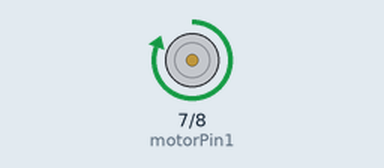
Recording of a sketch running on a simulated Arduino Uno, built with avr-gcc and run on an emulated ATmega328P. Parts: motor-driver pin pairs drawn as motors (green arrow = first pin HIGH = forward, orange = second pin HIGH = backward, longer = more drive, scaled by the enable pin).

Above: at 1.0 s.
At 2.5 s:
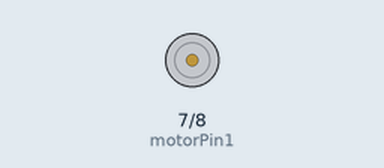
At 4.0 s:
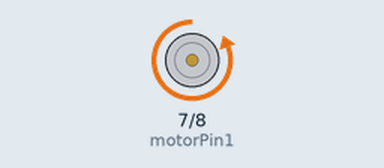
Timing chart, 0 to 7.8 s (numbered marks = the images above):
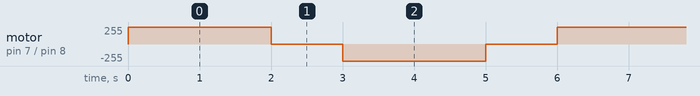

The sketch:

DC-motor-with-Hbridge-and-Arduino.ino
```cpp
// Define the motor control pins
const int motorPin1 = 7; // IN1
const int motorPin2 = 8; // IN2
const int enablePin = 9; // EN

void setup() {
  // Set the motor control pins as outputs
  pinMode(motorPin1, OUTPUT);
  pinMode(motorPin2, OUTPUT);
  pinMode(enablePin, OUTPUT);

  // Initialize the motor in a stopped state
  digitalWrite(motorPin1, LOW);
  digitalWrite(motorPin2, LOW);
  analogWrite(enablePin, 0);
}

void loop() {
  // Run the motor forward at full speed
  digitalWrite(motorPin1, HIGH);
  digitalWrite(motorPin2, LOW);
  analogWrite(enablePin, 255);
  delay(2000); // Run forward for 2 seconds

  // Stop the motor
  analogWrite(enablePin, 0);
  delay(1000); // Stop for 1 second

  // Run the motor forward at full speed
  digitalWrite(motorPin1, LOW);
  digitalWrite(motorPin2, HIGH);
  analogWrite(enablePin, 255);
  delay(2000); // Run backward for 2 seconds

  // Stop the motor
  analogWrite(enablePin, 0);
  delay(1000); // Stop for 1 second
}
```

Measured:
- by itself, motor on pin 7 (motorPin1) / pin 8 (motorPin2): repeats every 6.0 s: stopped 1.0 s, backward 255/255 2.0 s, stopped 1.0 s, forward 255/255 2.0 s
